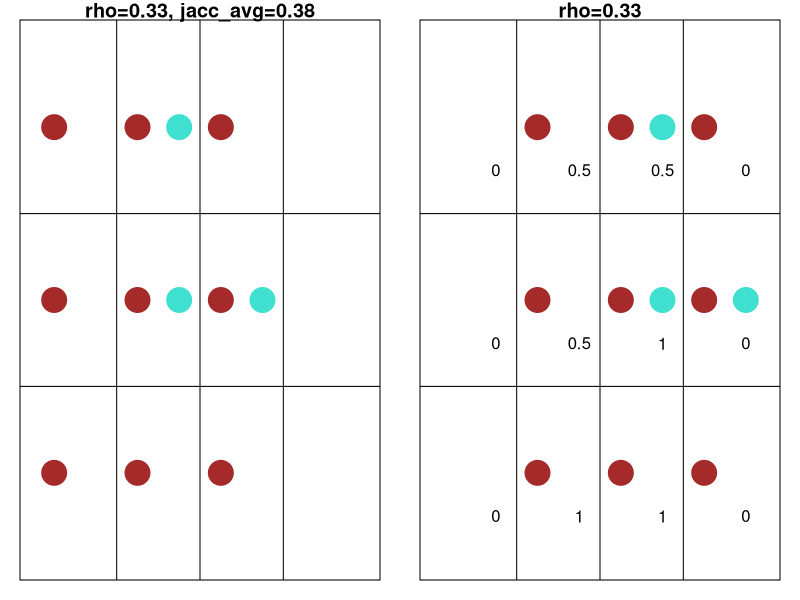
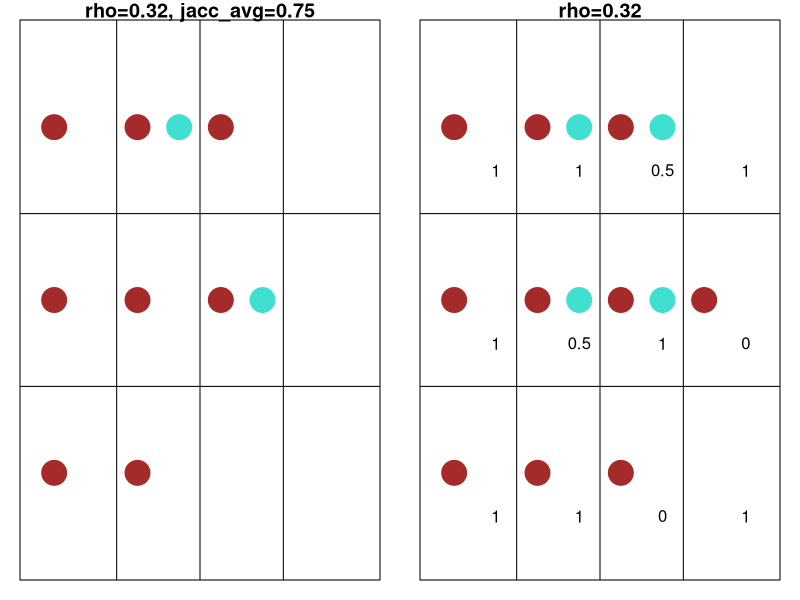
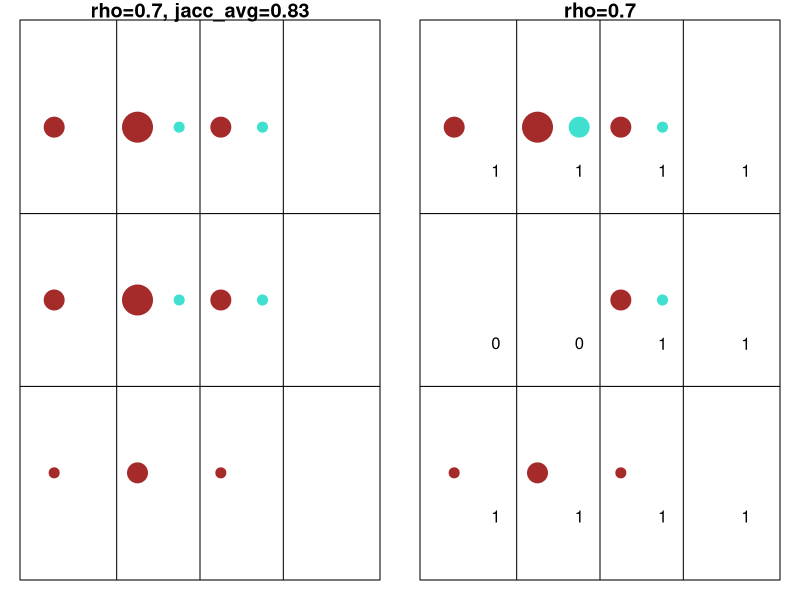
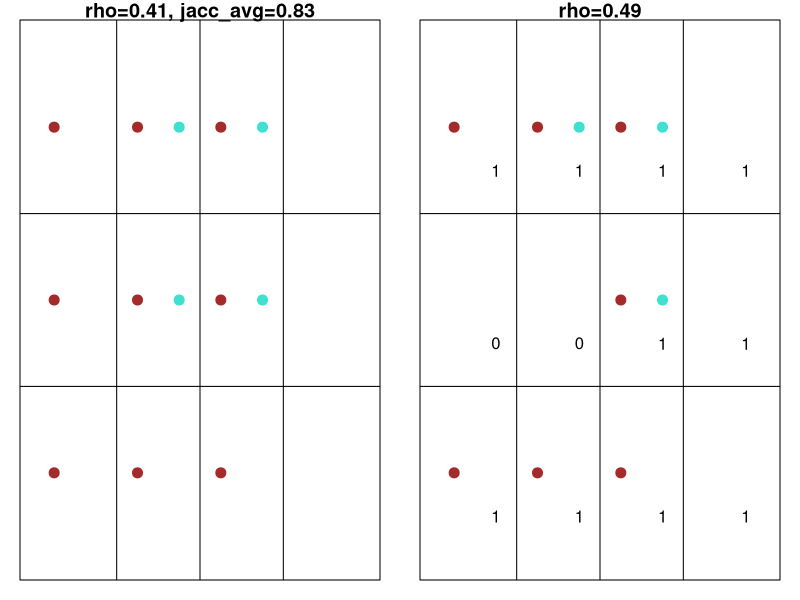
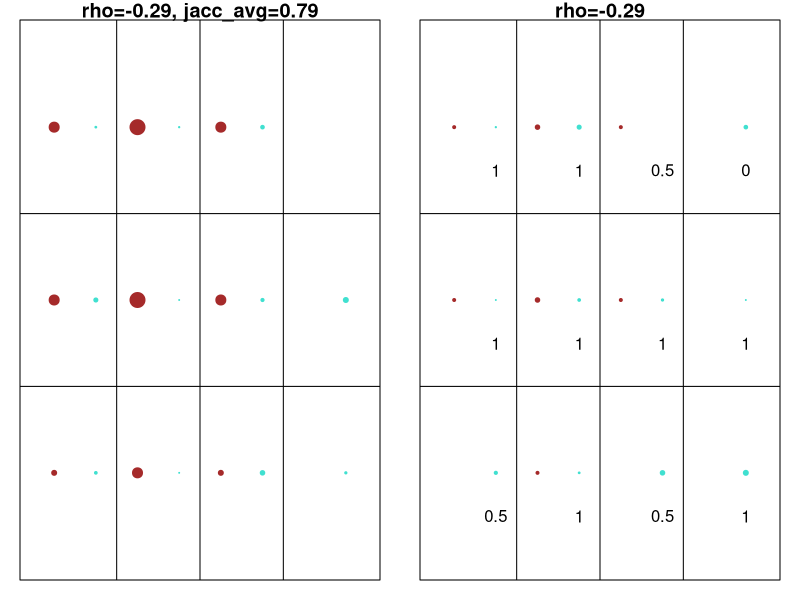

The R script that drew these images, in order:
# Script: 05_figure5.R
# Author: Melanie Tietje
# Email: tietje@fzp.czu.cz
# GitHub: @Eryops1
# Last Modified: 2025-11-29
# Purpose: Do the math for schematic figure 5.
# Notes: groundhog will ensure the exact same R packages will be used and create
#        a library on first run, which might take a while.
#        Run this script for each atlas separately by adjusting the dataset_id variable


# joint movement ----------------------------------------------------------

a1 = c(1,1,1,1,1,1,1,1,1,0,0,0)
b1 = c(0,0,0,1,1,0,0,1,0,0,0,0)
a2 = c(0,0,0,1,1,1,1,1,1,1,1,1)
b2 = c(0,0,0,0,0,0,1,1,0,0,1,0)

# stats
cor.test(a1,b1,method="s")
cor.test(a2,b2,method="s")

# get jaccard for each grid T1 vs T2 (we replace sites (=rows) here with time)
jacc = data.frame(grid=c(1:12), jaccard=NA)
for(i in 1:length(a1)){
  jacc$jaccard[i] <- vegan::vegdist(rbind(cbind(a1[i], b1[i]), cbind(a2[i], b2[i])), method="jaccard", binary=TRUE)
}
jacc$jaccard = abs(jacc$jaccard-1)
mean(jacc$jaccard)
# note to me: vegan returns DISSIMILARITY. "Jaccard index is computed as
# 2B/(1+B), where B is Bray–Curtis dissimilarity"


# plot 
x = c(1,1,1,2,2,2,3,3,3,4,4,4)
y = c(3,2,1,3,2,1,3,2,1,3,2,1)

par(mfrow=c(1,2), mar=c(1,1,1,1))
plot(x-0.25, y, col=c("white", "brown")[a1+1], pch=20, cex=5, xlim=c(0.5,4.5), ylim=c(0.5,3.5),
     xlab="", ylab="", xaxt="n", yaxt="n",
     main=paste0("rho=", round(cor.test(a1,b1,method="s")$estimate, 2), ", jacc_avg=", round(mean(jacc$jaccard),2)))
abline(h=c(1.5, 2.5), v=c(1.5, 2.5, 3.5))
points(x+0.25, y, col=c("white", "turquoise")[b1+1], pch=20, cex=5)

plot(x-0.25, y, col=c("white", "brown")[a2+1], pch=20, cex=5, xlim=c(0.5,4.5), ylim=c(0.5,3.5),
     xlab="", ylab="", xaxt="n", yaxt="n",
     main=paste0("rho=", round(cor.test(a2,b2,method="s")$estimate, 2)))
abline(h=c(1.5, 2.5), v=c(1.5, 2.5, 3.5))
points(x+0.25, y, col=c("white", "turquoise")[b2+1], pch=20, cex=5)
text(x+0.25,y-0.25,jacc$jaccard[])







# expansion (or contraction) -----------------------------------------------

a1 = c(1,1,1,1,1,1,1,1,0,0,0,0)
b1 = c(0,0,0,1,0,0,0,1,0,0,0,0)
a2 = c(1,1,1,1,1,1,1,1,1,0,1,0)
b2 = c(0,0,0,1,1,0,1,1,0,0,0,0)

# stats
cor.test(a1,b1,method="s")
cor.test(a2,b2,method="s")

# get jaccard for each grid T1 vs T2 (we replace sites (=rows) here with time)
jacc = data.frame(grid=c(1:12), jaccard=NA)
for(i in 1:length(a1)){
  jacc$jaccard[i] <- vegan::vegdist(rbind(cbind(a1[i], b1[i]), cbind(a2[i], b2[i])), method="jaccard", binary=TRUE)
}
jacc$jaccard = abs(jacc$jaccard-1)
jacc$jaccard[is.na(jacc$jaccard)] = 1 # replace the no measure with 1 because nothing is changing...
mean(jacc$jaccard, na.rm=TRUE)
# note to me: vegan returns DISSIMILARITY. "Jaccard index is computed as
# 2B/(1+B), where B is Bray–Curtis dissimilarity"


# plot 
par(mfrow=c(1,2), mar=c(1,1,1,1))
plot(x-0.25, y, col=c("white", "brown")[a1+1], pch=20, cex=5, xlim=c(0.5,4.5), ylim=c(0.5,3.5),
     xlab="", ylab="", xaxt="n", yaxt="n",
     main=paste0("rho=", round(cor.test(a1,b1,method="s")$estimate, 2), ", jacc_avg=", round(mean(jacc$jaccard, na.rm=T),2)))
abline(h=c(1.5, 2.5), v=c(1.5, 2.5, 3.5))
points(x+0.25, y, col=c("white", "turquoise")[b1+1], pch=20, cex=5)

plot(x-0.25, y, col=c("white", "brown")[a2+1], pch=20, cex=5, xlim=c(0.5,4.5), ylim=c(0.5,3.5),
     xlab="", ylab="", xaxt="n", yaxt="n",
     main=paste0("rho=", round(cor.test(a2,b2,method="s")$estimate, 2)))
abline(h=c(1.5, 2.5), v=c(1.5, 2.5, 3.5))
points(x+0.25, y, col=c("white", "turquoise")[b2+1], pch=20, cex=5)
text(x+0.25,y-0.25,jacc$jaccard[])








## occupancy change --------------------------------------------------------

a1 = c(2,2,1,3,3,2,2,2,1,0,0,0)
a2 = c(2,0,1,3,0,2,2,2,1,0,0,0)
b1 = c(0,0,0,1,1,0,1,1,0,0,0,0)
b2 = c(0,0,0,2,0,0,1,1,0,0,0,0)

# stats
cor.test(a1,b1,method="s")
cor.test(a2,b2,method="s")

# get jaccard for each grid T1 vs T2 (we replace sites (=rows) here with time)
jacc = data.frame(grid=c(1:12), jaccard=NA)
for(i in 1:length(a1)){
  jacc$jaccard[i] <- vegan::vegdist(rbind(cbind(a1[i], b1[i]), cbind(a2[i], b2[i])), method="jaccard", binary=TRUE)
}
jacc$jaccard = abs(jacc$jaccard-1)
jacc$jaccard[is.na(jacc$jaccard)] = 1 # replace the no measure with 1, because nothing is changing...
mean(jacc$jaccard, na.rm=TRUE)
# note to me: vegan returns DISSIMILARITY. "Jaccard index is computed as
# 2B/(1+B), where B is Bray–Curtis dissimilarity"


# plot 
par(mfrow=c(1,2), mar=c(1,1,1,1))
plot(x-0.25, y, col="brown", pch=20, cex=c(0,2,4,6)[a1+1], xlim=c(0.5,4.5), ylim=c(0.5,3.5),
     xlab="", ylab="", xaxt="n", yaxt="n",
     main=paste0("rho=", round(cor.test(a1,b1,method="s")$estimate, 2), ", jacc_avg=", round(mean(jacc$jaccard),2)))
abline(h=c(1.5, 2.5), v=c(1.5, 2.5, 3.5))
points(x+0.25, y, col="turquoise", pch=20, cex=c(0,2,4,6)[b1+1])

plot(x-0.25, y, col="brown", pch=20, cex=c(0,2,4,6)[a2+1], xlim=c(0.5,4.5), ylim=c(0.5,3.5),
     xlab="", ylab="", xaxt="n", yaxt="n",
     main=paste0("rho=", round(cor.test(a2,b2,method="s")$estimate, 2)))
abline(h=c(1.5, 2.5), v=c(1.5, 2.5, 3.5))
points(x+0.25, y, col="turquoise", pch=20, cex=c(0,2,4,6)[b2+1])
text(x+0.25,y-0.25,jacc$jaccard[])


# if this was simply binary, correlation would change:

a1 = c(0,1)[as.numeric(a1>0)+1]
a2 = c(0,1)[as.numeric(a2>0)+1]
b1 = c(0,1)[as.numeric(b1>0)+1]
b2 = c(0,1)[as.numeric(b2>0)+1]

# stats
cor.test(a1,b1,method="s")
cor.test(a2,b2,method="s")

# get jaccard for each grid T1 vs T2 (we replace sites (=rows) here with time)
jacc = data.frame(grid=c(1:12), jaccard=NA)
for(i in 1:length(a1)){
  jacc$jaccard[i] <- vegan::vegdist(rbind(cbind(a1[i], b1[i]), cbind(a2[i], b2[i])), method="jaccard", binary=TRUE)
}
jacc$jaccard = abs(jacc$jaccard-1)
jacc$jaccard[is.na(jacc$jaccard)] = 1 # replace the no measure with 1, because nothing is changing...
mean(jacc$jaccard, na.rm=TRUE)
# note to me: vegan returns DISSIMILARITY. "Jaccard index is computed as
# 2B/(1+B), where B is Bray–Curtis dissimilarity"


# plot 
par(mfrow=c(1,2), mar=c(1,1,1,1))
plot(x-0.25, y, col="brown", pch=20, cex=c(0,2,4,6)[a1+1], xlim=c(0.5,4.5), ylim=c(0.5,3.5),
     xlab="", ylab="", xaxt="n", yaxt="n",
     main=paste0("rho=", round(cor.test(a1,b1,method="s")$estimate, 2), ", jacc_avg=", round(mean(jacc$jaccard),2)))
abline(h=c(1.5, 2.5), v=c(1.5, 2.5, 3.5))
points(x+0.25, y, col="turquoise", pch=20, cex=c(0,2,4,6)[b1+1])

plot(x-0.25, y, col="brown", pch=20, cex=c(0,2,4,6)[a2+1], xlim=c(0.5,4.5), ylim=c(0.5,3.5),
     xlab="", ylab="", xaxt="n", yaxt="n",
     main=paste0("rho=", round(cor.test(a2,b2,method="s")$estimate, 2)))
abline(h=c(1.5, 2.5), v=c(1.5, 2.5, 3.5))
points(x+0.25, y, col="turquoise", pch=20, cex=c(0,2,4,6)[b2+1])
text(x+0.25,y-0.25,jacc$jaccard[])




# find more solutions
set.seed(3)
a1 = c(2,2,1,3,3,2,2,2,1,0,0,0)
perm <- sample(c(1:12),replace = F)
Bvals <- seq(0,1,length.out=12)
b1 <- Bvals[perm]
rho_target <- cor(a1, b1, method="spearman")
# build a2. decrease the lowest ranks
ord <- order(a1)
zero_idx <- ord[1:5] # zero the 5 lowest-ranked a1 values
a2 <- a1
a2[zero_idx] <- 0
a2[-zero_idx] <- a2[-zero_idx] * 0.3

# permute b2 to match rho target
nperm <- 200000
best_diff <- Inf
best_b2 <- NULL

for(i in 1:nperm){
  b2_try <- sample(b1, length(b1), replace=FALSE)
  r <- cor(a2, b2_try, method="spearman")
  diff <- abs(r - rho_target)
  if(diff < best_diff){
    best_diff <- diff
    best_b2 <- b2_try
    if(diff < 0.005) break
  }
  cat(i, "\r")
}
b2 <- best_b2

cor(a1, b1, method = "spearman")
cor(a2, b2, method = "spearman")

# get jaccard for each grid T1 vs T2 (we replace sites (=rows) here with time)
jacc = data.frame(grid=c(1:12), jaccard=NA)
for(i in 1:length(a1)){
  jacc$jaccard[i] <- vegan::vegdist(rbind(cbind(a1[i], b1[i]), cbind(a2[i], b2[i])), method="jaccard", binary=TRUE)
}
jacc$jaccard = abs(jacc$jaccard-1)
jacc$jaccard[is.na(jacc$jaccard)] = 1 # replace the no measure with 1, because nothing is changing...
mean(jacc$jaccard, na.rm=TRUE)
# note to me: vegan returns DISSIMILARITY. "Jaccard index is computed as
# 2B/(1+B), where B is Bray–Curtis dissimilarity"


# plot 
par(mfrow=c(1,2), mar=c(1,1,1,1))
plot(x-0.25, y, col="brown", pch=20, cex=a1, xlim=c(0.5,4.5), ylim=c(0.5,3.5),
     xlab="", ylab="", xaxt="n", yaxt="n",
     main=paste0("rho=", round(cor.test(a1,b1,method="s")$estimate, 2), ", jacc_avg=", round(mean(jacc$jaccard),2)))
abline(h=c(1.5, 2.5), v=c(1.5, 2.5, 3.5))
points(x+0.25, y, col="turquoise", pch=20, cex=b1)

plot(x-0.25, y, col="brown", pch=20, cex=a2, xlim=c(0.5,4.5), ylim=c(0.5,3.5),
     xlab="", ylab="", xaxt="n", yaxt="n",
     main=paste0("rho=", round(cor.test(a2,b2,method="s")$estimate, 2)))
abline(h=c(1.5, 2.5), v=c(1.5, 2.5, 3.5))
points(x+0.25, y, col="turquoise", pch=20, cex=b2)
text(x+0.25,y-0.25,jacc$jaccard[])
